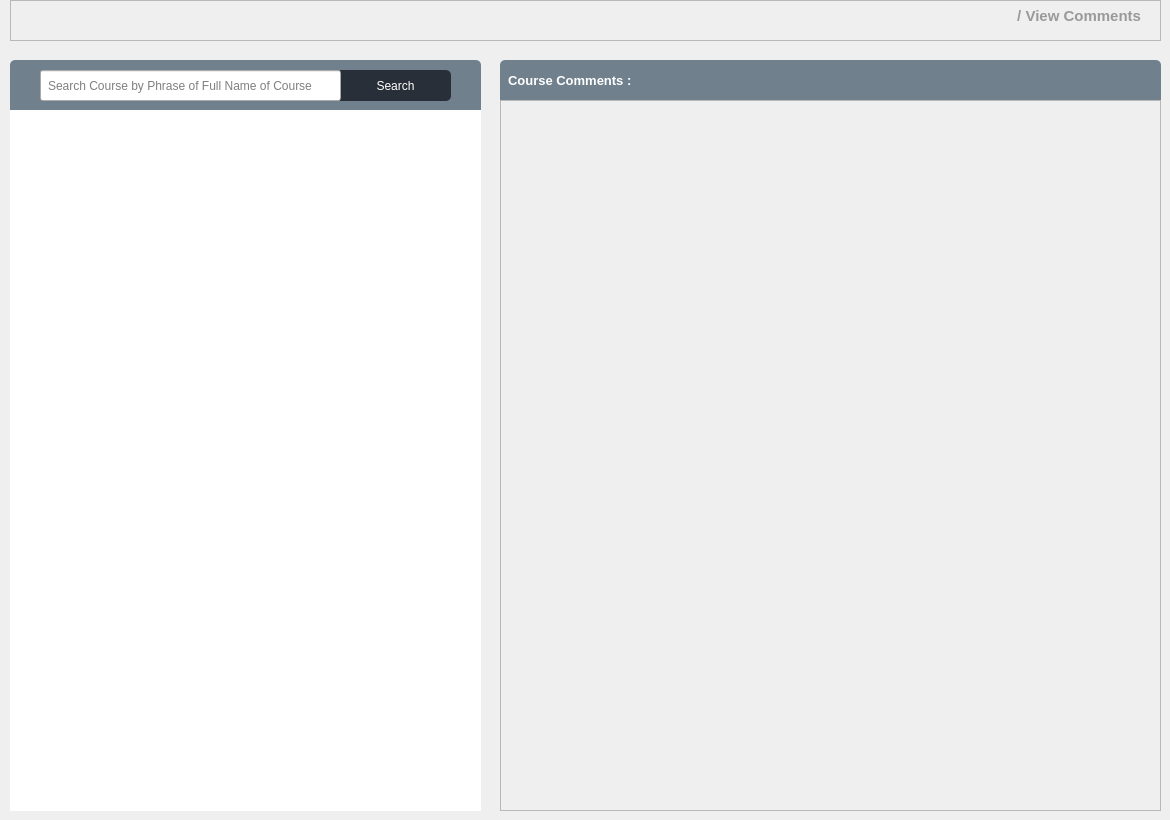
      <widget class="QWidget" name="ViewComments">
       <widget class="QLabel" name="courseCommentsName">
        <property name="geometry">
         <rect>
          <x>500</x>
          <y>60</y>
          <width>661</width>
          <height>41</height>
         </rect>
        </property>
        <property name="font">
         <font>
          <pointsize>10</pointsize>
          <weight>75</weight>
          <bold>true</bold>
         </font>
        </property>
        <property name="styleSheet">
         <string notr="true">padding-left:5px;
background:#70808c;
color:#fff;
border-top-left-radius:5px;
border-top-right-radius:5px;
border-bottom-left-radius:0px;
border-bottom-right-radius:0px;</string>
        </property>
        <property name="text">
         <string>Course Comments :</string>
        </property>
        <property name="alignment">
         <set>Qt::AlignLeading|Qt::AlignLeft|Qt::AlignVCenter</set>
        </property>
       </widget>
       <widget class="QFrame" name="pageTitleCourseListPage_5">
        <property name="geometry">
         <rect>
          <x>10</x>
          <y>0</y>
          <width>1151</width>
          <height>41</height>
         </rect>
        </property>
        <property name="font">
         <font>
          <pointsize>11</pointsize>
         </font>
        </property>
        <property name="styleSheet">
         <string notr="true">border-bottom:1px solid #999999;</string>
        </property>
        <property name="frameShape">
         <enum>QFrame::StyledPanel</enum>
        </property>
        <property name="frameShadow">
         <enum>QFrame::Raised</enum>
        </property>
        <widget class="QLabel" name="pageNameLabel_6">
         <property name="geometry">
          <rect>
           <x>920</x>
           <y>0</y>
           <width>211</width>
           <height>31</height>
          </rect>
         </property>
         <property name="font">
          <font>
           <pointsize>11</pointsize>
           <weight>75</weight>
           <bold>true</bold>
          </font>
         </property>
         <property name="layoutDirection">
          <enum>Qt::LeftToRight</enum>
         </property>
         <property name="styleSheet">
          <string notr="true">color:#999; border: 0px;</string>
         </property>
         <property name="text">
          <string>/ View Comments</string>
         </property>
         <property name="alignment">
          <set>Qt::AlignRight|Qt::AlignTrailing|Qt::AlignVCenter</set>
         </property>
        </widget>
       </widget>
       <widget class="QLabel" name="searcCourseCodeWidget">
        <property name="geometry">
         <rect>
          <x>10</x>
          <y>60</y>
          <width>471</width>
          <height>51</height>
         </rect>
        </property>
        <property name="font">
         <font>
          <pointsize>10</pointsize>
          <weight>75</weight>
          <bold>true</bold>
         </font>
        </property>
        <property name="styleSheet">
         <string notr="true">padding-left:5px;
background:#70808c;
color:#fff;
border-top-left-radius:5px;
border-top-right-radius:5px;
border-bottom-left-radius:0px;
border-bottom-right-radius:0px;</string>
        </property>
        <property name="text">
         <string/>
        </property>
        <property name="alignment">
         <set>Qt::AlignLeading|Qt::AlignLeft|Qt::AlignVCenter</set>
        </property>
       </widget>
       <widget class="QFrame" name="titleCourseListPage_5">
        <property name="geometry">
         <rect>
          <x>10</x>
          <y>110</y>
          <width>471</width>
          <height>701</height>
         </rect>
        </property>
        <property name="styleSheet">
         <string notr="true">background:#fff;
border-top-left-radius:0;
border-top-right-radius:0;</string>
        </property>
        <property name="frameShape">
         <enum>QFrame::StyledPanel</enum>
        </property>
        <property name="frameShadow">
         <enum>QFrame::Raised</enum>
        </property>
        <widget class="QLabel" name="pendingViewCourseTable_3">
         <property name="geometry">
          <rect>
           <x>40</x>
           <y>110</y>
           <width>411</width>
           <height>21</height>
          </rect>
         </property>
         <property name="font">
          <font>
           <weight>75</weight>
           <bold>true</bold>
          </font>
         </property>
         <property name="styleSheet">
          <string notr="true">color:red;</string>
         </property>
         <property name="text">
          <string/>
         </property>
        </widget>
        <widget class="QTableWidget" name="searchResultCourseCommentTableWidget">
         <property name="geometry">
          <rect>
           <x>10</x>
           <y>10</y>
           <width>451</width>
           <height>641</height>
          </rect>
         </property>
         <property name="editTriggers">
          <set>QAbstractItemView::NoEditTriggers</set>
         </property>
         <property name="selectionBehavior">
          <enum>QAbstractItemView::SelectRows</enum>
         </property>
        </widget>
       </widget>
       <widget class="QPushButton" name="commentSearchCourseCODEButton">
        <property name="geometry">
         <rect>
          <x>340</x>
          <y>70</y>
          <width>111</width>
          <height>31</height>
         </rect>
        </property>
        <property name="styleSheet">
         <string notr="true">background:#292f38;
color: #ffffff;
border:0;
height:30px;
border-top-left-radius:0px;
border-top-right-radius:5px;
border-bottom-left-radius:0px;
border-bottom-right-radius:5px;</string>
        </property>
        <property name="text">
         <string>Search</string>
        </property>
        <property name="icon">
         <iconset resource="images.qrc">
          <normaloff>:/icons White/Icons/White/Search.png</normaloff>:/icons White/Icons/White/Search.png</iconset>
        </property>
        <property name="autoDefault">
         <bool>false</bool>
        </property>
        <property name="default">
         <bool>false</bool>
        </property>
       </widget>
       <widget class="QLineEdit" name="commentsSearchCourseCodelineEdit">
        <property name="geometry">
         <rect>
          <x>40</x>
          <y>70</y>
          <width>301</width>
          <height>31</height>
         </rect>
        </property>
        <property name="styleSheet">
         <string notr="true">color:#000;
padding: 5px;</string>
        </property>
        <property name="placeholderText">
         <string>Search Course by Phrase of Full Name of Course</string>
        </property>
       </widget>
       <widget class="QScrollArea" name="scrollArea">
        <property name="geometry">
         <rect>
          <x>500</x>
          <y>100</y>
          <width>661</width>
          <height>711</height>
         </rect>
        </property>
        <property name="verticalScrollBarPolicy">
         <enum>Qt::ScrollBarAsNeeded</enum>
        </property>
        <property name="widgetResizable">
         <bool>true</bool>
        </property>
        <widget class="QWidget" name="scrollAreaWidgetContents">
         <property name="geometry">
          <rect>
           <x>0</x>
           <y>0</y>
           <width>661</width>
           <height>711</height>
          </rect>
         </property>
        </widget>
       </widget>
      </widget>
